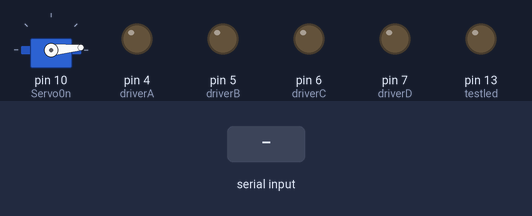
Recording of a program running on a simulated Arduino Uno, built with avr-gcc and run on an emulated ATmega328P. Parts: servo, output pins drawn as LEDs (lit = HIGH). The inputs (shaded band) are chosen by the test bench.

Above: at 1.2 s.
1.3 s: "w" received over Serial
At 1.7 s:
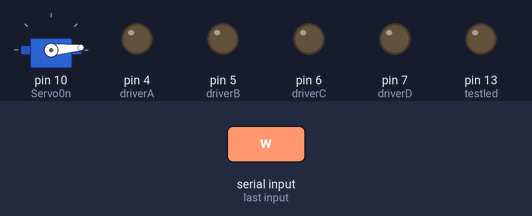
2.8 s: "s" received over Serial
At 4.0 s:
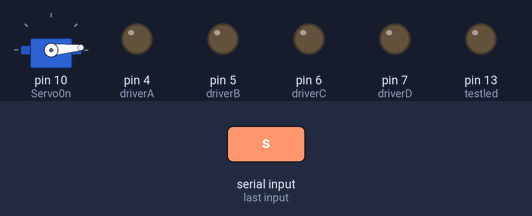
4.3 s: "a" received over Serial
At 5.2 s:
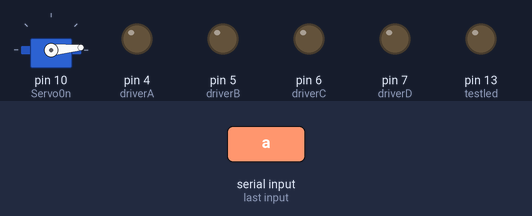
5.8 s: "d" received over Serial
At 6.4 s:
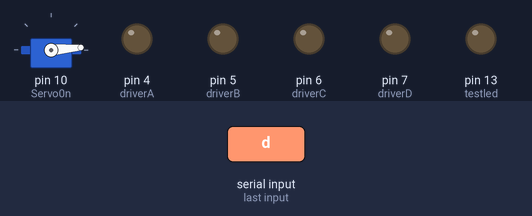
7.3 s: "h" received over Serial
At 8.5 s:
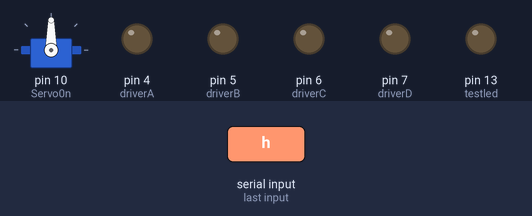
8.8 s: "j" received over Serial
At 9.9 s:
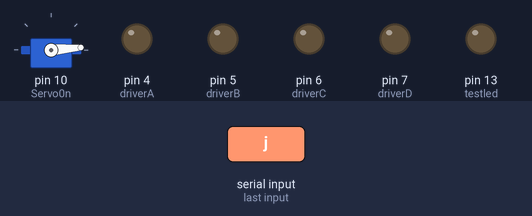
Timing chart, 0 to 11.3 s (numbered marks = the images above; inputs shaded):
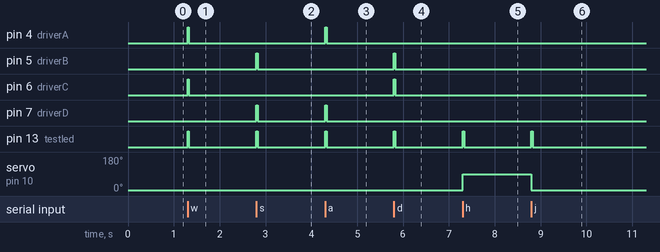

The program:

main.cpp
```cpp
#include <Arduino.h>
#include <Servo.h>

//timing safe state variables
unsigned long prevDataTime{millis()};
unsigned long timeout{30};

volatile char buffer{};

//Servo pin definition and angle variable
const int Servo0n{10};
Servo servo0;
int servo0maxPwm{90};
int servo0minPwm{5};
int servo0Pwm{5};

//Motor Controller Pin Definition
const int driverA{4};
const int driverB{5};
const int driverC{6};
const int driverD{7};

const int testled{13};

//function declarations
void motoroff();
void forward();
void reverse();
void left();
void right();
void sequence(int seq);

void setup() {
  //Pin and Serial Communication Initialization
  Serial.begin(9600);
  pinMode(driverA,OUTPUT);
  pinMode(driverB,OUTPUT);
  pinMode(driverC,OUTPUT);
  pinMode(driverD,OUTPUT);
  pinMode(testled,OUTPUT);
  servo0.attach(Servo0n);

  //Safe State startup logic initialization
  servo0.write(servo0Pwm);
  digitalWrite(driverA,LOW);
  digitalWrite(driverB,LOW);
  digitalWrite(driverC,LOW);
  digitalWrite(driverD,LOW);
}

void loop() {

  //reading serial data and controlling motors
  if(Serial.available()>0){
    digitalWrite(testled,HIGH);
    buffer = Serial.read();
    switch(buffer){
      case 'w':
        forward();
        break;
      case 's':
        reverse();
        break;
      case 'a':
        left();
        break;
      case 'd':
        right();
        break;
      case 'h':
        servo0Pwm = servo0maxPwm;
        servo0.write(servo0Pwm);
        break;
      case 'j':
        servo0Pwm = servo0minPwm;
        servo0.write(servo0Pwm);
        break;
    }
    prevDataTime = millis();
  }

  //timeout and no activity safe state logic
  if(millis() - prevDataTime >= timeout){
    digitalWrite(testled,LOW);
    servo0.write(servo0Pwm);
    motoroff();
  }
}

void motoroff(){
  digitalWrite(testled,LOW);
  digitalWrite(driverA,LOW);
  digitalWrite(driverB,LOW);
  digitalWrite(driverC,LOW);
  digitalWrite(driverD,LOW);
}

void forward(){
  digitalWrite(driverA,HIGH);
  digitalWrite(driverB,LOW);
  digitalWrite(driverC,HIGH);
  digitalWrite(driverD,LOW);
}

void reverse(){
  digitalWrite(driverA,LOW);
  digitalWrite(driverB,HIGH);
  digitalWrite(driverC,LOW);
  digitalWrite(driverD,HIGH);
}

void left(){
  digitalWrite(driverA,HIGH);
  digitalWrite(driverB,LOW);
  digitalWrite(driverC,LOW);
  digitalWrite(driverD,HIGH);
}

void right(){
  digitalWrite(driverA,LOW);
  digitalWrite(driverB,HIGH);
  digitalWrite(driverC,HIGH);
  digitalWrite(driverD,LOW);
}
  
```

Measured:
- after the input at 1.3 s, pin 4 (driverA), pin 6 (driverC), pin 13 (testled): LOW → HIGH at once, → LOW 0.03 s later
- after the input at 2.8 s, pin 5 (driverB), pin 7 (driverD), pin 13 (testled): LOW → HIGH at once, → LOW 0.03 s later
- after the input at 4.3 s, pin 4 (driverA), pin 7 (driverD), pin 13 (testled): LOW → HIGH at once, → LOW 0.03 s later
- after the input at 5.8 s, pin 5 (driverB), pin 6 (driverC), pin 13 (testled): LOW → HIGH at once, → LOW 0.03 s later
- after the input at 7.3 s, pin 13 (testled): LOW → HIGH at once, → LOW 0.03 s later; servo on pin 10 (Servo0n): 5° → 90° at once
- after the input at 8.8 s, pin 13 (testled): LOW → HIGH at once, → LOW 0.03 s later; servo on pin 10 (Servo0n): 90° → 5° at once
